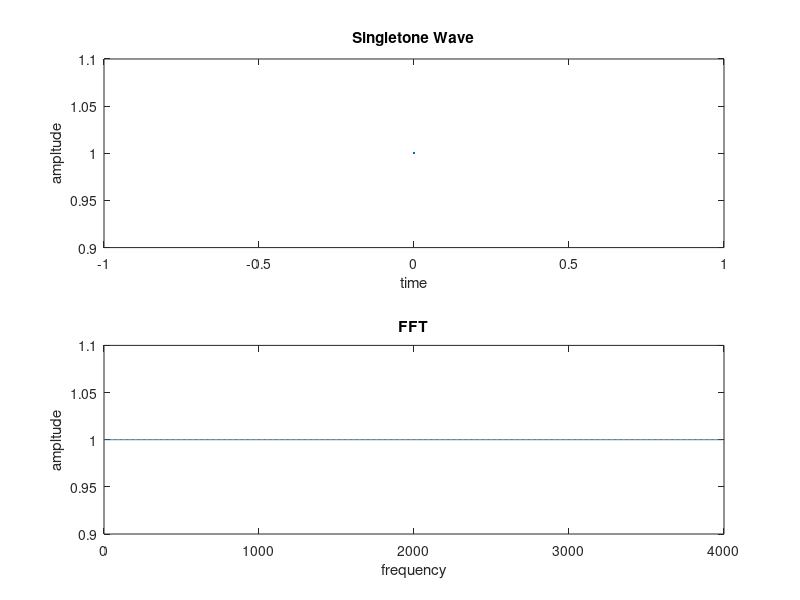

Reproduce this figure in MATLAB.
% assignment_2
clc
clear
%fc=400;
% fs=1000;
% fm=200;
% Kf=.2;
% Bfm=.2;% modulation index
% %q=b*int(cos(2*pi*fm*t1), t1 = 0..1)
% t=0:1/fs:1; 
% %modulating the message
% q=Bfm*1*sin(2*pi*fm*t);
% x1=cos(2*pi*fc*t+q);

Fs = 8000; % Sampling rate of signal
Fc = 3000; % Carrier frequency
t = 0:Fs-1:1; % Sampling times
s1 = sin(2*pi*300*t); % Channel 1
x = sin(2*pi*150*t); % Channel 2
%x = [s1,s2]; % Two-channel signal
dev = 50; % Frequency deviation in modulated signal
y = fmmod(x,Fc,Fs,dev); % Modulate both channels.
%z = fmdemod(y,Fc,Fs,dev); % Demodulate both channels.
%plot(z);



 subplot(2,1,1);
 plot(t,y);
 title('Singletone Wave');
 xlabel('time');
 ylabel('ampltude');
 N=1024;
 k=0:(N-1);
fx=fft(y,N);
 f=k*(Fs/N);
 subplot(2,1,2);
 plot(f(1:512),abs(fx(1:512)));
 title('FFT');
 xlabel('frequency');
 ylabel('ampltude');